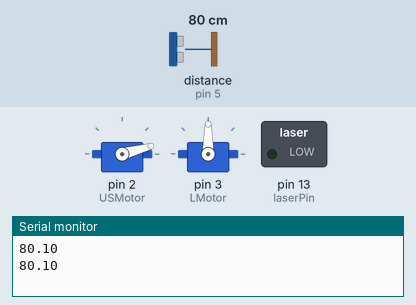
The sketch below on a simulated Arduino Uno, built with avr-gcc and run on an emulated ATmega328P. Shown: 2 × servo, switched loads named in the sketch (green lamp = pin HIGH), the last lines printed to the serial monitor. Wiring (inferred from the names in the program): ultrasonic range finder: trigger pin 4; echo pin 5. The test bench sets the inputs (shaded band); at power-on: distance to the obstacle (sensor on pin 5) 80 cm. The echo pulse lasts 58.3 µs per cm; pins used as bus, display or sensor lines are not drawn.

Above: at 1.8 s.
1.9 s: distance to the obstacle (sensor on pin 5) set to 44 cm
At 2.6 s:
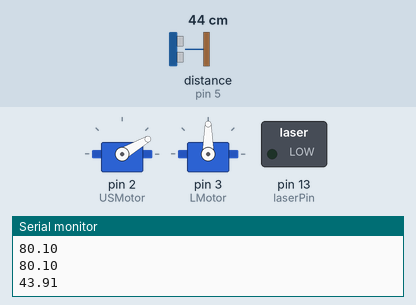
6.0 s: distance to the obstacle (sensor on pin 5) set to 36 cm
At 6.4 s:
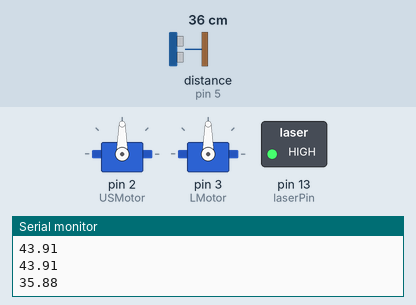
9.5 s: distance to the obstacle (sensor on pin 5) set to 2 cm
13.5 s: distance to the obstacle (sensor on pin 5) set to 4 cm
17.0 s: distance to the obstacle (sensor on pin 5) set to 250 cm
At 17.8 s:
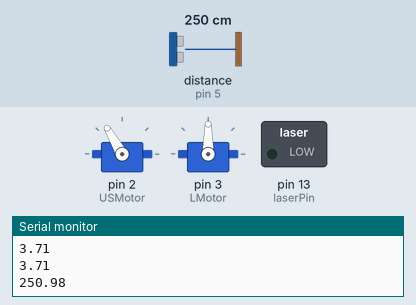
20.6 s: distance to the obstacle (sensor on pin 5) set to 9 cm
At 21.6 s:
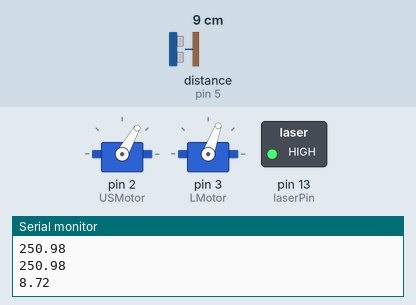
Timing chart, 0 to 30.6 s (numbered marks = the images above; inputs shaded):
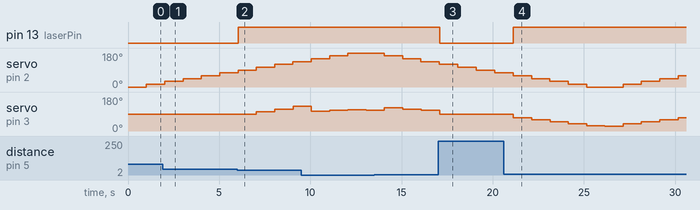

The sketch:

Combine.ino
```cpp
//Ultrasonic
const int trig = 4;
const int echo = 5;

//laser
const int laserPin = 13;

//servo
#include <Servo.h>
const int USMotor = 2;
const int LMotor = 3;
Servo USServo;
Servo LServo;

//math library
#include <math.h>
#define RAD(x) x*71/4068
#define DEG(x) x*4068/71
int calcTurnDeg(float distance, float deg);
const float MAX_DIST = 40;
int turnHowMany(float distance, float deg);

void init();
float measureDistance();
void turnUSMotor(int);
void setLaser(bool);
void turnLMotor(int);
void autoPoint(int, bool);


void setup()
{
  initial();
}

void loop()
{
  int deg = 0;
  int degStep = 15;
  int delayTime = 1000;
  for(deg = 0; deg<=180; deg+=degStep)
  {
    turnUSMotor(deg);
    autoPoint(deg,true);
    delay(delayTime);
  }

  for(deg = 180; deg>=0; deg-=degStep)
  {
    turnUSMotor(deg);
    autoPoint(deg,true);
    delay(delayTime);
  }
}

void initial()
{
  //initial serial
  Serial.begin(9600);

  //initial ultrasonic
  pinMode(trig, OUTPUT);
  pinMode(echo, INPUT);

  //initial Laser
  pinMode(laserPin, OUTPUT);

  //initial servo
  USServo.attach(USMotor);
  LServo.attach(LMotor);
}

float measureDistance()
{
  float duration, distance;
  digitalWrite(trig, HIGH);
  delayMicroseconds(1000);
  digitalWrite(trig, LOW);
  duration = pulseIn (echo, HIGH);
  distance = (duration/2)/29;
  return distance;
}

void turnUSMotor(int deg)
{
  USServo.write(deg);
}

void setLaser(bool b)
{
  digitalWrite(laserPin, b?HIGH:LOW);
}

void turnLMotor(int deg)
{
  LServo.write(deg);
}

int calcTurnDeg(float distance, float deg)
{
  float d = (float)deg;
  double t = distance * sin(RAD(d)) + 4.6;
  double b = distance * cos(RAD(d));
  float degree = DEG(atan2(t, b));
  return degree;
}

int turnHowMany(float distance, float deg)
{
  if(distance <= MAX_DIST)
  {
    setLaser(true);
    return calcTurnDeg(distance, deg);
  }
  else
  {
    setLaser(false);
    return 90;
  }
}

void autoPoint(int deg, bool ver = false)
{
  float d = measureDistance();
  int degree = turnHowMany(d, deg);
  turnLMotor(degree);
  if(ver)
  {
    Serial.println(d);
  }
}
```

Measured:
- the behaviour switches between 41 and 40 cm on distance to the obstacle (sensor on pin 5) (found by bisection; images 1 and 2)
- after the input at 6.0 s, pin 13 (laserPin): LOW → HIGH at once; servo on pin 3 (LMotor): 90° → 103° after 1.0 s, → 116° 1.0 s later, → 130° 1.0 s later
- after the input at 17.0 s, pin 13 (laserPin): HIGH → LOW after 0.08 s
- after the input at 20.6 s, pin 13 (laserPin): LOW → HIGH after 0.54 s; servo on pin 3 (LMotor): 90° → 70° after 0.54 s, → 60° 1.0 s later, → 49° 1.0 s later, → 39° 1.0 s later, … (10 changes in this stretch)
